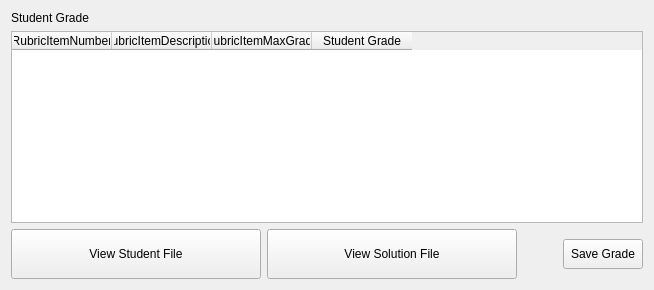
        <widget class="QWidget" name="MarkEssayPage">
         <layout class="QVBoxLayout" name="verticalLayout_68">
          <item>
           <layout class="QVBoxLayout" name="verticalLayout_67">
            <item>
             <layout class="QHBoxLayout" name="horizontalLayout_75">
              <item>
               <layout class="QVBoxLayout" name="verticalLayout_66">
                <item>
                 <widget class="QLabel" name="label_69">
                  <property name="text">
                   <string>Student Grade</string>
                  </property>
                 </widget>
                </item>
                <item>
                 <widget class="QTableWidget" name="StudentGradeTable">
                  <property name="editTriggers">
                   <set>QAbstractItemView::AnyKeyPressed|QAbstractItemView::DoubleClicked</set>
                  </property>
                  <property name="selectionMode">
                   <enum>QAbstractItemView::SingleSelection</enum>
                  </property>
                  <column>
                   <property name="text">
                    <string>RubricItemNumber</string>
                   </property>
                  </column>
                  <column>
                   <property name="text">
                    <string>RubricItemDescription</string>
                   </property>
                  </column>
                  <column>
                   <property name="text">
                    <string>RubricItemMaxGrade</string>
                   </property>
                  </column>
                  <column>
                   <property name="text">
                    <string>Student Grade</string>
                   </property>
                  </column>
                 </widget>
                </item>
               </layout>
              </item>
             </layout>
            </item>
            <item>
             <layout class="QHBoxLayout" name="horizontalLayout_74">
              <item>
               <widget class="QPushButton" name="DisplayStudentFile_essay_Bt">
                <property name="minimumSize">
                 <size>
                  <width>250</width>
                  <height>50</height>
                 </size>
                </property>
                <property name="text">
                 <string>View Student File</string>
                </property>
               </widget>
              </item>
              <item>
               <widget class="QPushButton" name="DisplaySolutionFile_essay_Bt">
                <property name="minimumSize">
                 <size>
                  <width>250</width>
                  <height>50</height>
                 </size>
                </property>
                <property name="text">
                 <string>View Solution File</string>
                </property>
               </widget>
              </item>
              <item>
               <spacer name="horizontalSpacer_52">
                <property name="orientation">
                 <enum>Qt::Horizontal</enum>
                </property>
                <property name="sizeHint" stdset="0">
                 <size>
                  <width>40</width>
                  <height>20</height>
                 </size>
                </property>
               </spacer>
              </item>
              <item>
               <widget class="QPushButton" name="SaveGradeChangesButton">
                <property name="minimumSize">
                 <size>
                  <width>0</width>
                  <height>30</height>
                 </size>
                </property>
                <property name="text">
                 <string>Save Grade</string>
                </property>
               </widget>
              </item>
             </layout>
            </item>
           </layout>
          </item>
         </layout>
        </widget>
